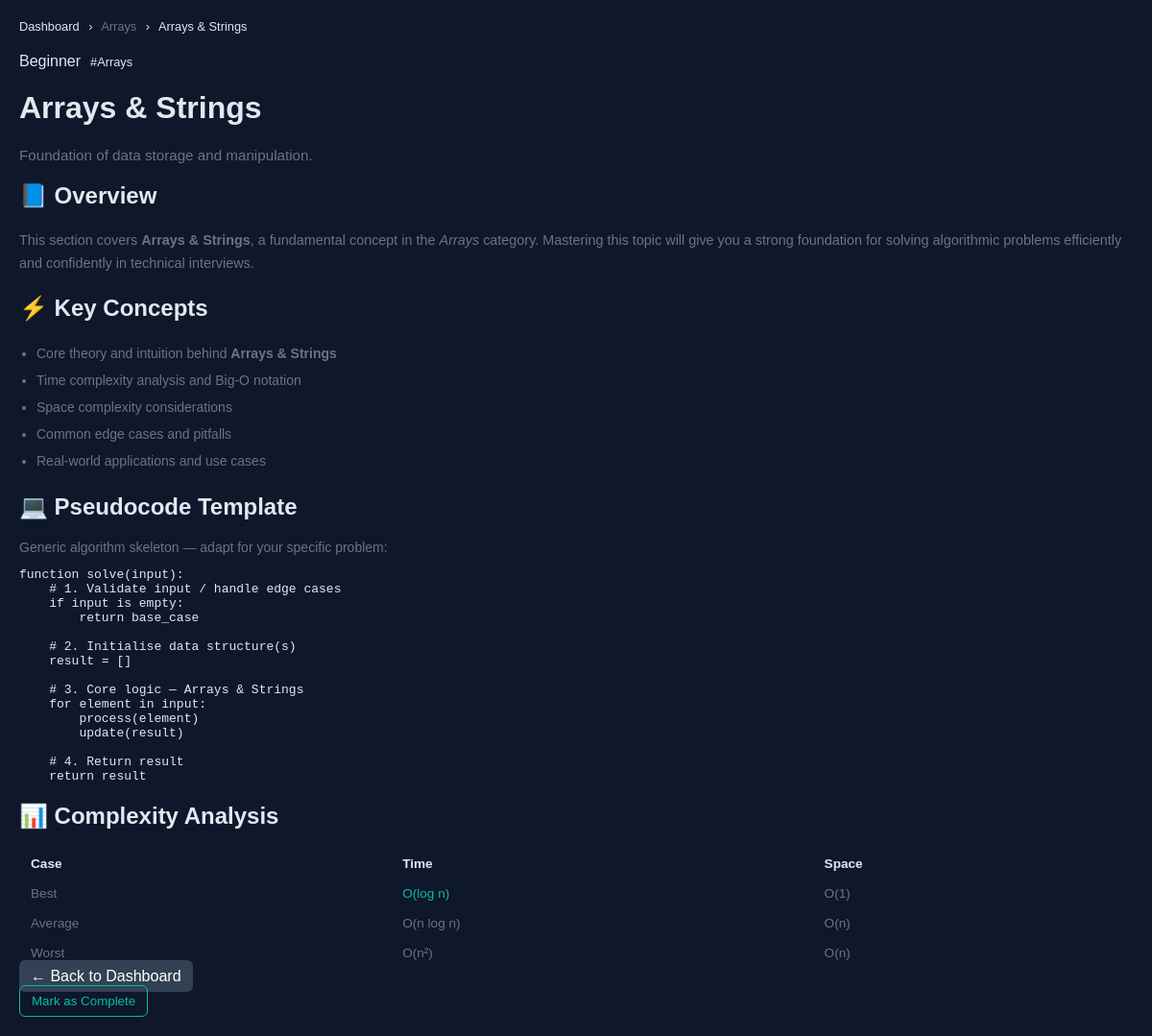
Screenshot of /topic/arrays-strings (signed in) with the database file from the repository.
### tables this page shows
CREATE TABLE topics (
    id          INTEGER PRIMARY KEY AUTOINCREMENT,
    title       TEXT    NOT NULL,
    slug        TEXT    NOT NULL UNIQUE,
    description TEXT,
    category    TEXT    NOT NULL,           -- e.g. 'Sorting', 'Trees', 'Graphs'
    difficulty  TEXT    CHECK(difficulty IN ('Beginner','Intermediate','Advanced')),
    created_at  DATETIME DEFAULT CURRENT_TIMESTAMP
);

### Practice/PROJECT_Practice/app.py (the view)
@app.route("/topic/<slug>")
@login_required
def topic(slug):
    db      = get_db()
    user_id = session["user_id"]
    t = db.execute(
        "SELECT * FROM topics WHERE slug = ?", (slug,)
    ).fetchone()
    if not t:
        return redirect(url_for("dashboard"))
    progress = db.execute(
        "SELECT completed FROM user_progress WHERE user_id=? AND topic_id=?",
        (user_id, t["id"])
    ).fetchone()
    completed = progress["completed"] if progress else 0
    return render_template("topic.html",
                           instructor=INSTRUCTOR,
                           topic=dict(t),
                           completed=completed,
                           year=datetime.now().year)

### Practice/PROJECT_Practice/app.py (called while the page is built)
def get_db():
    if "db" not in g:
        g.db = sqlite3.connect(DATABASE, detect_types=sqlite3.PARSE_DECLTYPES)
        g.db.row_factory = sqlite3.Row
        g.db.execute("PRAGMA foreign_keys = ON")
    return g.db

def login_required(f):
    @wraps(f)
    def decorated(*args, **kwargs):
        if "user_id" not in session:
            flash("Please log in to continue.", "warning")
            return redirect(url_for("login"))
        return f(*args, **kwargs)
    return decorated

### Practice/PROJECT_Practice/templates/topic.html (shortened to what this page needs)
{% extends "base.html" %}
{% block content %}
<div class="topic-page">
  <nav aria-label="Breadcrumb" style="font-size:0.8rem;color:var(--text-muted);margin-bottom:20px;">
    <a href="{{ url_for('dashboard') }}" style="color:var(--text-muted);">Dashboard</a>
    <span style="margin:0 6px;">›</span>
    <span style="color:var(--text-secondary);">{{ topic.category }}</span>
    <span style="margin:0 6px;">›</span>
    <span>{{ topic.title }}</span>
  </nav>
  <div class="topic-page-header">
    <div style="display:flex;align-items:center;gap:10px;margin-bottom:8px;">
      <span class="difficulty-badge {{ topic.difficulty | lower }}">{{ topic.difficulty }}</span>
      <span class="text-muted" style="font-size:0.8rem;font-family:var(--font-mono);">#{{ topic.category }}</span>
    </div>
    <h1>{{ topic.title }}</h1>
    <p style="color:var(--text-secondary);font-size:0.95rem;margin-top:6px;">{{ topic.description }}</p>
  </div>
  <div class="topic-content-card">
    <h2>📘 Overview</h2>
    <p style="color:var(--text-secondary);font-size:0.9rem;line-height:1.7;">
      This section covers <strong style="color:var(--text-primary);">{{ topic.title }}</strong>,
      a fundamental concept in the
      <em style="color:var(--accent-blue);">{{ topic.category }}</em> category.
      Mastering this topic will give you a strong foundation for solving algorithmic problems
      efficiently and confidently in technical interviews.
    </p>
  </div>
  <div class="topic-content-card">
    <h2>⚡ Key Concepts</h2>
    <ul style="color:var(--text-secondary);font-size:0.875rem;line-height:2;padding-left:18px;">
      <li>Core theory and intuition behind <strong style="color:var(--text-primary);">{{ topic.title }}</strong></li>
      <li>Time complexity analysis and Big-O notation</li>
      <li>Space complexity considerations</li>
      <li>Common edge cases and pitfalls</li>
      <li>Real-world applications and use cases</li>
    </ul>
  </div>
  <div class="topic-content-card">
    <h2>💻 Pseudocode Template</h2>
    <p style="color:var(--text-secondary);font-size:0.875rem;margin-bottom:4px;">
      Generic algorithm skeleton — adapt for your specific problem:
    </p>
    <pre class="code-block"><code>function solve(input):
    # 1. Validate input / handle edge cases
    if input is empty:
        return base_case
    # 2. Initialise data structure(s)
    result = []
    # 3. Core logic — {{ topic.title }}
    for element in input:
        process(element)
        update(result)
    # 4. Return result
    return result</code></pre>
  </div>
  <div class="topic-content-card">
    <h2>📊 Complexity Analysis</h2>
    <table style="width:100%;border-collapse:collapse;font-size:0.85rem;">
      <thead>
        <tr style="border-bottom:1px solid var(--border);">
          <th style="text-align:left;padding:8px 12px;color:var(--text-muted);font-weight:600;font-family:var(--font-mono);">Case</th>
          <th style="text-align:left;padding:8px 12px;color:var(--text-muted);font-weight:600;font-family:var(--font-mono);">Time</th>
          <th style="text-align:left;padding:8px 12px;color:var(--text-muted);font-weight:600;font-family:var(--font-mono);">Space</th>
        </tr>
      </thead>
      <tbody style="color:var(--text-secondary);">
        <tr style="border-bottom:1px solid var(--border-subtle);">
          <td style="padding:8px 12px;">Best</td>
          <td style="padding:8px 12px;color:var(--accent-teal);font-family:var(--font-mono);">O(log n)</td>
          <td style="padding:8px 12px;font-family:var(--font-mono);">O(1)</td>
        </tr>
        <tr style="border-bottom:1px solid var(--border-subtle);">
          <td style="padding:8px 12px;">Average</td>
          <td style="padding:8px 12px;color:var(--accent-orange);font-family:var(--font-mono);">O(n log n)</td>
          <td style="padding:8px 12px;font-family:var(--font-mono);">O(n)</td>
        </tr>
        <tr>
          <td style="padding:8px 12px;">Worst</td>
          <td style="padding:8px 12px;color:var(--accent-red);font-family:var(--font-mono);">O(n²)</td>
          <td style="padding:8px 12px;font-family:var(--font-mono);">O(n)</td>
        </tr>
      </tbody>
    </table>
  </div>
  <a href="{{ url_for('dashboard') }}" class="btn btn-secondary" style="margin-top:8px;">
    ← Back to Dashboard
  </a>
</div>
<button
  class="btn {% if completed %}btn-primary{% else %}btn-outline{% endif %} btn-lg mark-complete-btn"
  data-complete-btn
  data-topic-id="{{ topic.id }}"
  data-state="{{ 'completed' if completed else 'pending' }}"
  aria-pressed="{{ 'true' if completed else 'false' }}"
>
  {{ '✓  Completed' if completed else 'Mark as Complete' }}
</button>
{% endblock %}

### Practice/PROJECT_Practice/templates/base.html (style rules this page uses)
:root { --accent-teal: #00bfa6; --accent-purple: #7c4dff; --text-secondary: #6c757d; --bg: #0f172a; --card-bg: #1e293b; --text: #e2e8f0; }
body { margin: 0; font-family: Arial, sans-serif; background: var(--bg); color: var(--text); }
a { color: inherit; text-decoration: none; }
.btn { padding: 8px 12px; border-radius: 6px; border: none; cursor: pointer; }
.btn-secondary { background: #334155; color: white; }
.btn-outline { border: 1px solid var(--accent-teal); background: transparent; color: var(--accent-teal); }

### rows the page displays
topics: category "Arrays", title "Arrays & Strings", difficulty "Beginner", description "Foundation of data storage and manipulation."

### other values shown
{{ '✓  Completed' if completed else 'Mark as Complete' }} "Mark as Complete"
